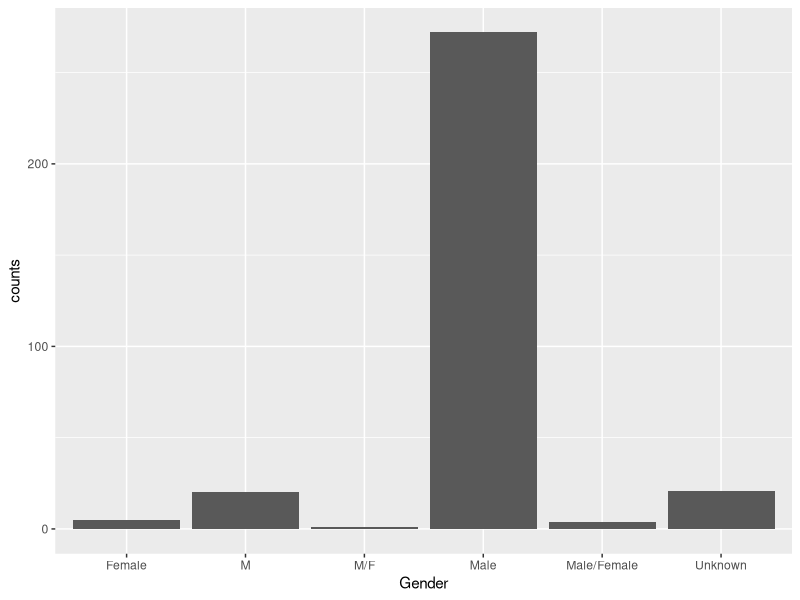

Generate this figure with R:
#install.packages("ggplot2")
library(ggplot2)
library(tidyverse)
data <- read.csv("../data/Mass Shootings Dataset Ver 5.csv")

#View(data)

gender <- data %>%
  group_by(Gender) %>%
  summarise(counts = n())
#View(race_gender)
datadf <- data.frame(data)
#View(datadf)

chart1 <- ggplot(gender) + 
  geom_col(mapping = aes(x = Gender, y = counts))
plot(chart1)

